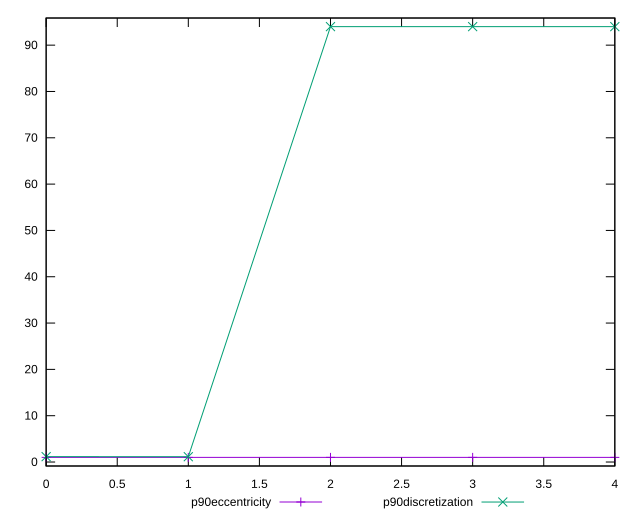

Write gnuplot code to recreate this figure.
reset

$p90Eccentricity <<EOF
0 1.0000000000000002
1 1.0000000000000002
2 1
3 1
4 1
EOF

$p90Discretization <<EOF
0 1.1604938271604939
1 1.146341463414634
2 94
3 94
4 94
EOF

set key outside below
set xrange [0:4]
set yrange [-0.8600000000000001:95.86]
set trange [-0.8600000000000001:95.86]
set terminal svg size 640, 520 enhanced background rgb 'white'
set output "report_00019_2021-02-10T18-14-37.922Z//estimated-input-latency/progression/eccentricity.svg"

plot $p90Eccentricity title "p90eccentricity" with linespoints, \
     $p90Discretization title "p90discretization" with linespoints

reset
